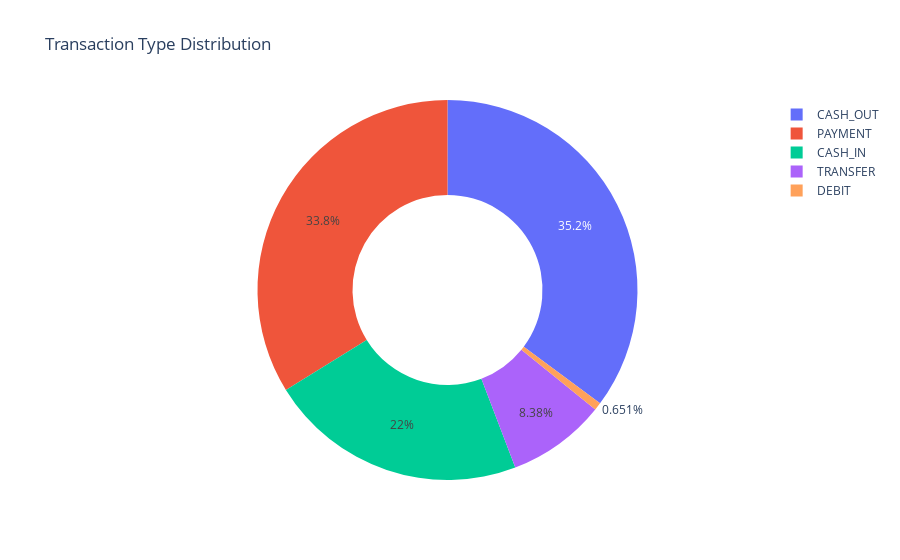

Notebook cell for this chart:
### Markdown cell above
Thus, we see that our data set consists of 11 columns, 8 of which contain continuous data and the remainder 3, carrying categorical data.

### Code cell
type = df["type"].value_counts()
transactions = type.index
quantity = type.values

fig = px.pie(df,
               values = quantity,
               names = transactions, hole = 0.5,
               title = "Transaction Type Distribution")
fig.show()

### Figure 1 — Plotly figure (JSON) as saved in the notebook; plotly's stock layout.template omitted (floating-point values rounded to 4 significant figures)
{"data": [{"domain": {"x": [0, 1], "y": [0, 1]}, "hole": 0.5, "hovertemplate": "label=%{label}<br>value=%{value}<extra></extra>", "labels": ["CASH_OUT", "PAYMENT", "CASH_IN", "TRANSFER", "DEBIT"], "legendgroup": "", "name": "", "showlegend": true, "type": "pie", "values": [2237500, 2151495, 1399284, 532909, 41432]}], "layout": {"legend": {"tracegroupgap": 0}, "title": {"text": "Transaction Type Distribution"}}}
